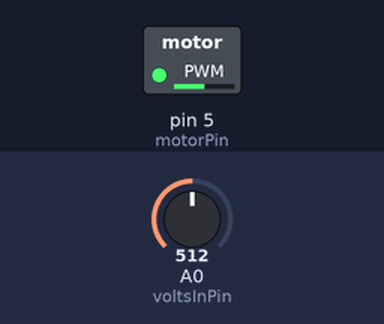
This sketch was run on a simulated Arduino Uno, built with avr-gcc and run on an emulated ATmega328P. Parts: switched loads named in the sketch (green lamp = pin HIGH). The test bench sets the inputs (shaded band); at power-on: A0 (voltsInPin) = 512.

Above: at 1.2 s.
1.3 s: A0 (voltsInPin) set to 716
At 2.3 s:
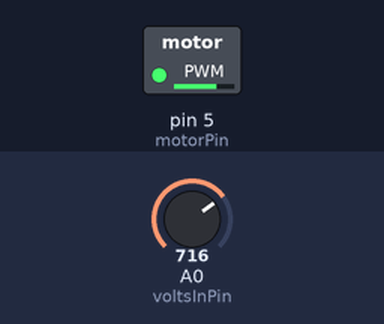
2.8 s: A0 (voltsInPin) set to 900
At 3.5 s:
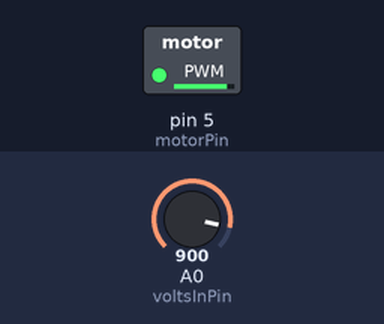
4.3 s: A0 (voltsInPin) set to 122
At 4.6 s:
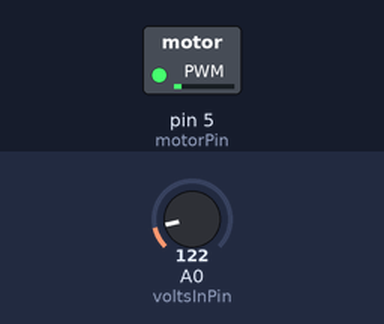
5.8 s: A0 (voltsInPin) set to 0
At 7.0 s:
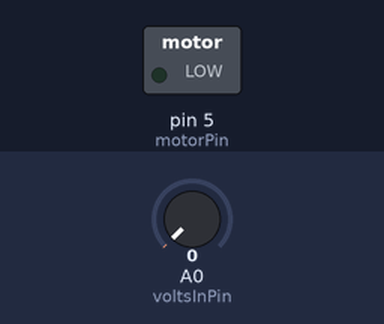
Timing chart, 0 to 8.3 s (numbered marks = the images above; inputs shaded):
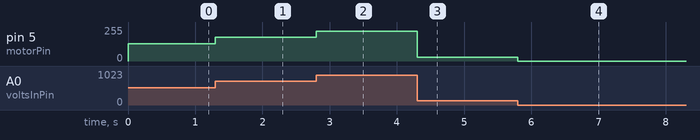

The sketch:

mosfet_motor_speed.ino
```cpp
// mosfet_motor_speed
// Arduino Uno or Leonardo

int voltsInPin = 0;
int motorPin = 5;

void setup()
{
  pinMode(motorPin, OUTPUT);
}

void loop()
{
  int rawReading = analogRead(voltsInPin);
  int power = rawReading / 4;
  analogWrite(motorPin, power);
}
```

Measured:
- after the input at 1.3 s, pin 5 (motorPin): 128/255 → 179/255 at once
- after the input at 2.8 s, pin 5 (motorPin): 179/255 → 225/255 at once
- after the input at 4.3 s, pin 5 (motorPin): 225/255 → 30/255 at once
- after the input at 5.8 s, pin 5 (motorPin): 30/255 → 0/255 at once
